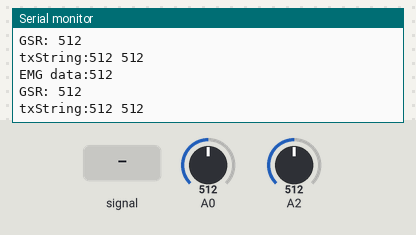
Simulated run of this sketch. Board: Arduino Nano 33 IoT. Shown: the last lines printed to the serial monitor. Inputs (shaded band) come from the test bench; at power-on: A0 = 512, A2 = 512. Nothing arrives over Bluetooth unless stated; a phone connects over Bluetooth LE 3 s after start.

Above: at 6.2 s.
6.3 s: A0 fed a 200 Hz sine of ±81 counts around its level
At 6.32 s:
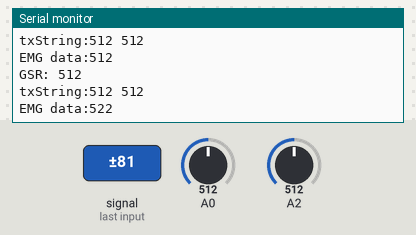
7.8 s: A0 set to 716
At 7.86 s:
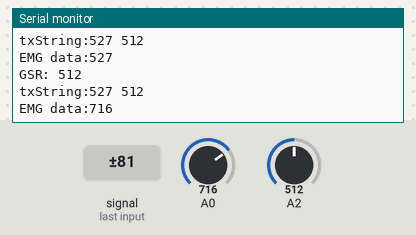
9.3 s: A2 set to 716
At 9.4 s:
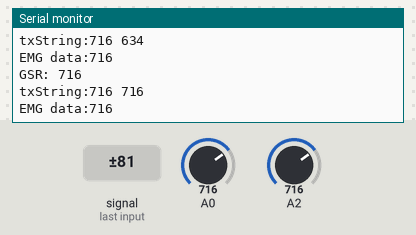
10.8 s: A0 fed a 1000 Hz sine of ±255 counts around its level
At 10.83 s:
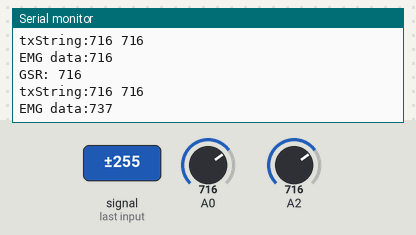
12.3 s: A0 set to 900
At 12.37 s:
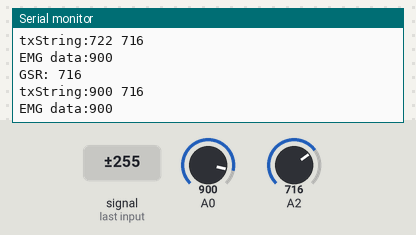
13.8 s: A2 set to 900
At 13.91 s:
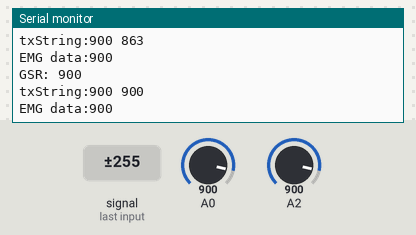
Timing chart, 0 to 16.3 s (numbered marks = the images above; inputs shaded):
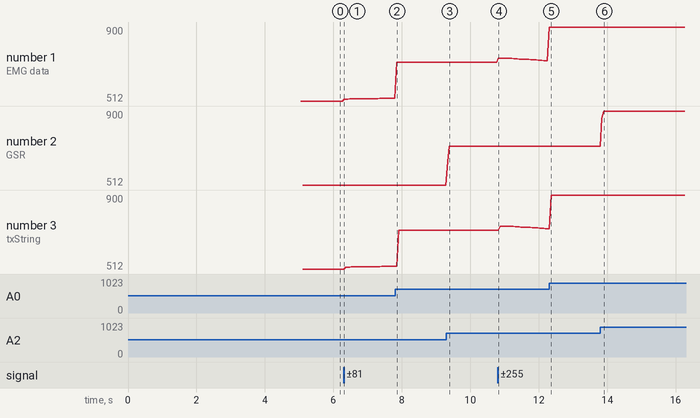

Measured:
- after the input at 6.3 s, the serial monitor: prints a new line at once (image 1)
- after the input at 7.8 s, the serial monitor: prints a new line after 0.05 s (image 2)
- after the input at 9.3 s, the serial monitor: prints a new line at once (image 3)
- after the input at 10.8 s, the serial monitor: prints a new line at once (image 4)
- after the input at 12.3 s, the serial monitor: prints a new line at once (image 5)
- after the input at 13.8 s, the serial monitor: prints a new line at once (image 6)
- plotted number 1: 512 → 527 after the input at 6.3 s, 527 → 716 after the input at 7.8 s, 716 → 722 after the input at 10.8 s, 722 → 900 after the input at 12.3 s
- plotted number 3: 512 → 527 after the input at 6.3 s, 527 → 716 after the input at 7.8 s, 716 → 723 after the input at 10.8 s, 723 → 900 after the input at 12.3 s

The sketch:

R4_Nano33_EMG.ino
```cpp
// Grove - EMG Sensor demo code
// This demo will need a Grove - Led Bar to show the motion
// Grove - EMG Sensor connect to A0
// note: it'll take about serval seconds to detect static analog value
// when you should hold your muscle static. You will see led bar from level 10 turn to
// level 0, it means static analog value get ok

//#include <LED_Bar.h>

//LED_Bar bar(9, 8);

#include <ArduinoBLE.h>
const int EMG=A0;
const int GSR=A2;

// GSR
int gsrData = 999;
int lastGsrData = 0;

// EMG
int max_analog_dta      = 300;              // max analog data
int min_analog_dta      = 100;              // min analog data
int static_analog_dta   = 0;                // static analog data

int level       = 5;
int level_buf   = 5;
int emgData = 555;
int lastEmgData = 0;

// get analog value
int getEMGAnalog(int pin)
{
    long sum = 0;

    for(int i=0; i<32; i++)
    {
        sum += analogRead(pin);
    }

    int dta = sum>>5;

    max_analog_dta = dta>max_analog_dta ? dta : max_analog_dta;         // if max data
    min_analog_dta = min_analog_dta>dta ? dta : min_analog_dta;         // if min data

    return sum>>5;
}

int getGSRAnalog(int pin) {
  int sensorGSRValue=0;
  int gsr_average=0;
  long sum=0;
  for(int i=0;i<10;i++)           //Average the 10 measurements to remove the glitch
  {
    sensorGSRValue=analogRead(pin);
    sum += sensorGSRValue;
    delay(5);
  }
  gsr_average = sum/10;
  return gsr_average;
}


void setupEMG()
{
    Serial.begin(9600);

    long sum = 0;

    for(int i=0; i<=10; i++)
    {
        for(int j=0; j<100; j++)
        {
            sum += getEMGAnalog(EMG);
            delay(1);
        }

        //bar.setLevel(10-i);
    }

    sum /= 1100;

    static_analog_dta = sum;

    Serial.print("static_analog_dta = ");
    Serial.println(static_analog_dta);
}
void loopGSR()
{
  int val = getGSRAnalog(GSR);
  gsrData = val;
  Serial.print("GSR: ");
  Serial.println(gsrData);
}

void loopEMG()
{
    int val = getEMGAnalog(EMG);                    // get Analog value

    // int level2;

    // if(val>static_analog_dta)                   // larger than static_analog_dta
    // {
    //     level2 = 5 + map(val, static_analog_dta, max_analog_dta, 0, 5);
    // }
    // else
    // {
    //     level2 = 5 - map(val, min_analog_dta, static_analog_dta, 0, 5);
    // }

    // // to smooth the change of led bar
    // if(level2 > level)
    // {
    //     level++;
    // }
    // else if(level2 < level)
    // {
    //     level--;
    // }

    // if(level != level_buf)
    // {
    //     level_buf = level;
    //     //bar.setLevel(level);
    //     //Serial.print("level: ");
    //     //Serial.println(level);
    // }
    Serial.print("EMG data:");
    Serial.println(val);
    emgData = val;
    //delay(10);
}


// Define the name of the Bluetooth peripheral
const char* peripheralName = "R4_RYANW_EMG";

// // Create a BLE Service
// BLEService fileTransferService("19B10000-E8F2-537E-4F6C-D104768A1214");
// // Create a BLE Characteristic for receiving data
// const char* dataCharacteristicUUID = "19B10001-E8F2-537E-4F6C-D104768A1214";
// BLECharacteristic dataCharacteristic(dataCharacteristicUUID, BLEWrite | BLERead, "");
const int characteristicSize = 40;
BLEService stringService("7DEF8317-7300-4EE6-8849-46FACE74CA2A");
BLEStringCharacteristic txCharacteristic("7DEF8317-7301-4EE6-8849-46FACE74CA2A",
    BLERead | BLENotify, characteristicSize);
BLEStringCharacteristic rxCharacteristic("7DEF8317-7302-4EE6-8849-46FACE74CA2A",
    BLEWrite, characteristicSize);

void setup() {
  // Initialize the Serial communication for debugging
  Serial.begin(9600);

  // Initialize the BLE library
  if (!BLE.begin()) {
    Serial.println("Starting BLE failed!");
    while (1);
  }

  // Set the local name of the Bluetooth peripheral
  BLE.setLocalName(peripheralName);
  BLE.setAdvertisedService(stringService);

  // Add the characteristics to the service
  stringService.addCharacteristic(txCharacteristic);
  stringService.addCharacteristic(rxCharacteristic);

  BLE.addService(stringService);
  txCharacteristic.writeValue("hello");

  // Start advertising
  BLE.advertise();

  Serial.println("Bluetooth peripheral advertising...");

  setupEMG();
}
void RxFromBT() {
  int count;
  String receivedData = "";
  count = rxCharacteristic.valueSize();
  Serial.print("valueLength: ");
  Serial.println(count);
  if (count > 0) {
    //Serial.print("read ");
    //Serial.println(dataCharacteristic.read());
    //dataCharacteristic.readValue()
    receivedData = rxCharacteristic.value();
    // Process the received data (e.g., parse JSON)
    Serial.print("Received data: ");
    Serial.println(receivedData);
  }
}

void loop() {
  BLEDevice central = BLE.central();
  if (central) {
    Serial.print("Connected to central: ");
    Serial.println(central.address());

    while (central.connected()) {
      String txString = "";
      int emgAggregationCount = 1;
      while (emgAggregationCount > 0 ) {
        loopEMG();
        //RxFromBT();
        //if ((lastEmgData != emgData) || (lastGsrData != gsrData)) {
        txString = txString + String(emgData) + " ";
        emgAggregationCount = emgAggregationCount - 1;
      }
      loopGSR();

      txString = txString + String(gsrData);
      Serial.print("txString:");
      Serial.println(txString);
      txCharacteristic.setValue(txString);
      lastEmgData = emgData;
      lastGsrData = gsrData;
    }
  }
}
```
